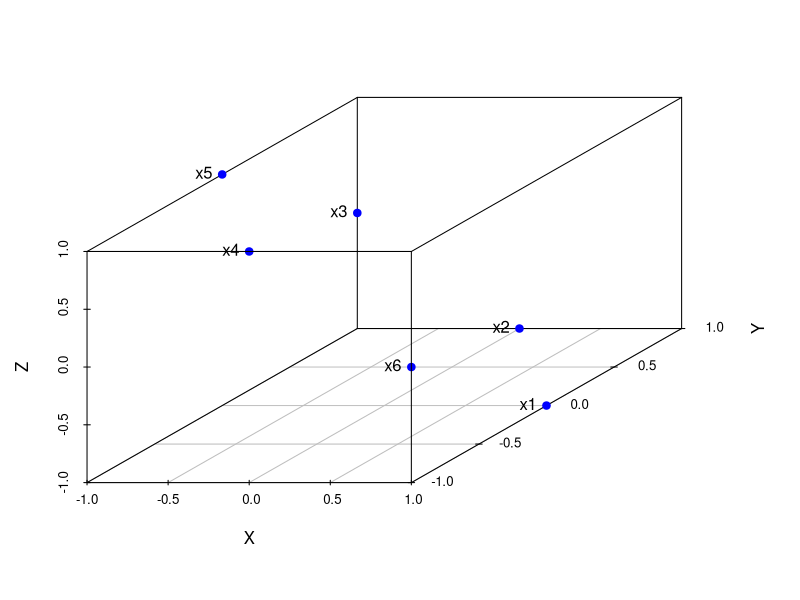
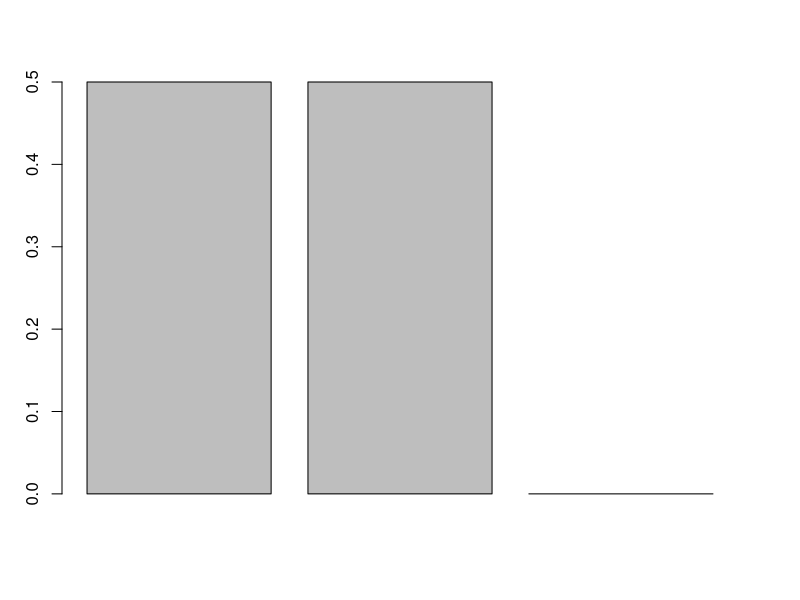
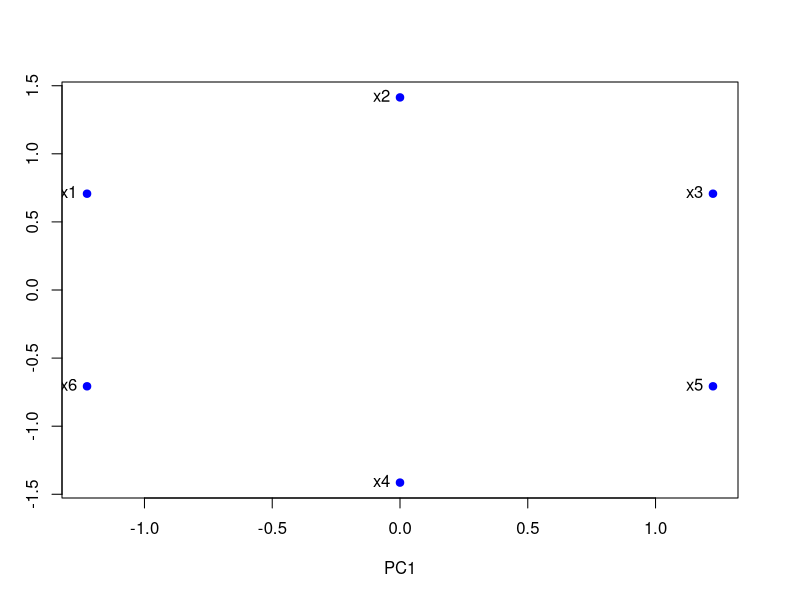

Write R code to recreate these figures, in order.
rm(list=ls())

# Load libraries
library(scatterplot3d)

# Create and plot data
pdata = data.frame(X = c(1,0,-1,0,-1,1), Y = c(0,1,1,-1,0,-1), Z = c(-1,-1,0,1,1,0))
row.names(pdata) <- c("x1", "x2", "x3", "x4", "x5", "x6")
s3d = scatterplot3d(pdata, color = "blue", pch = 19, scale.y = 1.5)
coords <- s3d$xyz.convert(pdata)
text(coords$x, coords$y, labels=row.names(pdata), pos=2)

# Alternate solution
# covmat = cov(pdata)
# eigenvalues = eigen(covmat)$values
# eigenvectors = eigen(covmat)$vectors
# pc = as.matrix(pdata) %*% eigenvectors[, 1:2]
# info_loss = eigenvalues[3] / (eigenvalues[1] + eigenvalues[2])

# Main solution
pca_model <- prcomp(pdata)
eigenvalues = pca_model$sdev^2
eigenvectors = pca_model$rotation
barplot(pca_model$sdev ^ 2 / sum(pca_model$sdev ^ 2))
pc <- predict(pca_model, pdata)
plot(pc, col = "blue", pch = 19)
text(pc, labels=row.names(pdata), pos=2)
